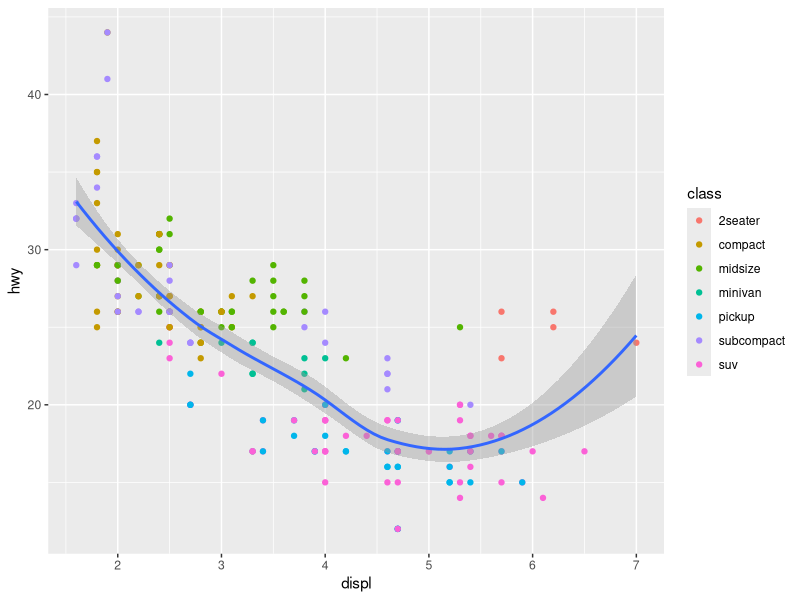

Recreate this plot in R.
## ---- chunk 1
knitr::opts_chunk$set(echo = TRUE)
## ---- chunk 2
if ("ggplot2" %in% rownames(installed.packages())) {
  
  # Laod plotting library
  library(ggplot2)

  # Print data
  mpg
  
  }

## ---- chunk 3
if ("ggplot2" %in% rownames(installed.packages())) {
  
ggplot(data = mpg, mapping = aes(x = displ, y = hwy)) + 
  geom_point(mapping = aes(color = class)) + 
  geom_smooth()
  
}
